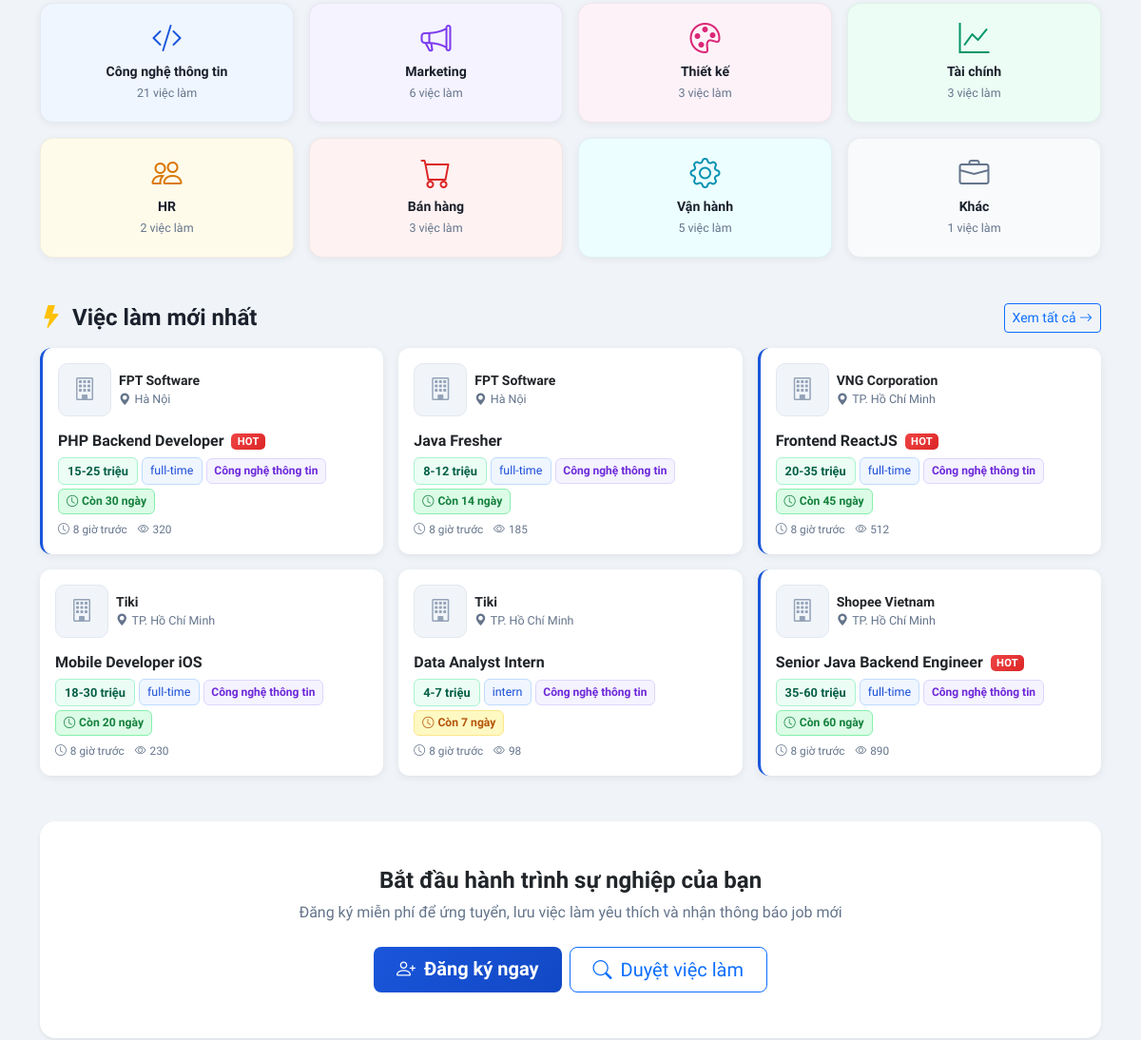
Before: / (middle part) with the older database file.
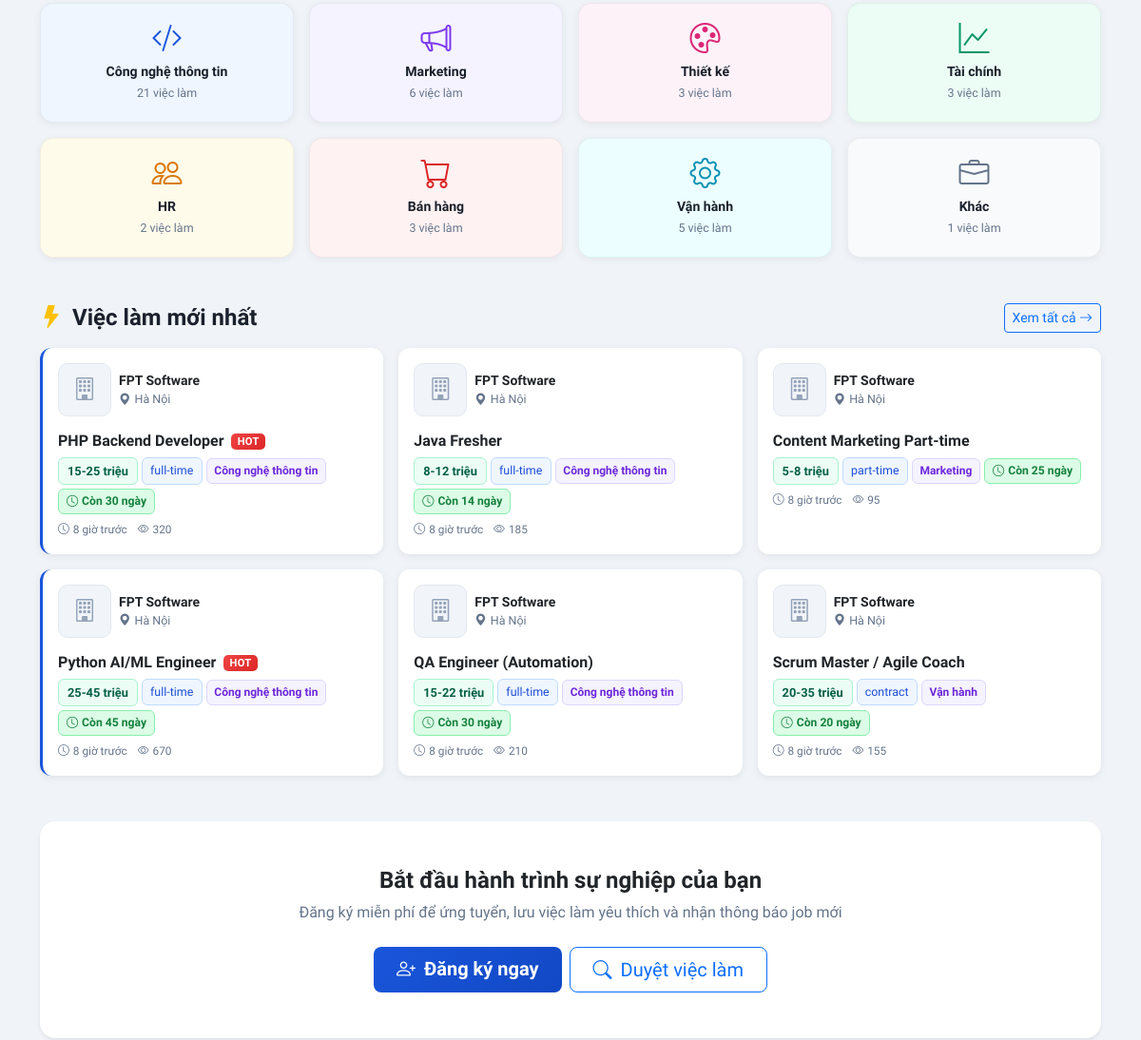
After: the same page with the newer database file.
### tables this page shows
CREATE TABLE jobs (
    id INT AUTO_INCREMENT PRIMARY KEY,
    company_id INT NOT NULL,
    employer_id INT NOT NULL,                    
    title VARCHAR(200) NOT NULL,
    description TEXT NOT NULL,
    requirements TEXT NULL,
    location VARCHAR(200) NULL,
    salary_min INT NULL,                         
    salary_max INT NULL,                         
    job_type ENUM('full-time','part-time','intern','contract') NOT NULL DEFAULT 'full-time',
    is_active TINYINT(1) NOT NULL DEFAULT 1,
    is_hot TINYINT(1) NOT NULL DEFAULT 0,        
    views INT NOT NULL DEFAULT 0,                
    expired_at DATETIME NULL,                    
    category VARCHAR(50) NOT NULL DEFAULT 'Công nghệ thông tin',   
    tags VARCHAR(300) NULL,                      
    created_at DATETIME NOT NULL DEFAULT CURRENT_TIMESTAMP,
    FOREIGN KEY (company_id) REFERENCES companies(id) ON DELETE CASCADE,
    FOREIGN KEY (employer_id) REFERENCES users(id) ON DELETE CASCADE
);

CREATE TABLE companies (
    id INT AUTO_INCREMENT PRIMARY KEY,
    owner_id INT NOT NULL,                       
    name VARCHAR(200) NOT NULL,
    description TEXT NULL,
    location VARCHAR(200) NULL,
    website VARCHAR(200) NULL,
    logo VARCHAR(255) NULL,                      
    created_at DATETIME NOT NULL DEFAULT CURRENT_TIMESTAMP,
    UNIQUE KEY uq_company_owner (owner_id),      
    FOREIGN KEY (owner_id) REFERENCES users(id) ON DELETE CASCADE
);

### public/index.php (called while the page is built, shortened)
<?php
require_once __DIR__ . '/../src/helpers.php';
$routes = [
    'home'                    => 'home.php',
    'login'                   => 'login.php',
    'register'                => 'register.php',
    'logout'                  => 'logout.php',
    'jobs'                    => 'jobs.php',
    'job_detail'              => 'job_detail.php',
    'companies'               => 'companies.php',
    'company_detail'          => 'company_detail.php',
    'download_cv'             => 'download_cv.php',
    'user/apply'              => 'user/apply.php',
    'user/my_applications'    => 'user/my_applications.php',
    'user/notifications'      => 'user/notifications.php',
    'user/profile'            => 'user/profile.php',
    'user/saved_jobs'         => 'user/saved_jobs.php',
    'user/become_employer'    => 'user/become_employer.php',
    'employer/dashboard'      => 'employer/dashboard.php',
    'employer/jobs'           => 'employer/jobs.php',
    'employer/job_form'       => 'employer/job_form.php',
    'employer/job_delete'     => 'employer/job_delete.php',
    'employer/applications'   => 'employer/applications.php',
    'employer/company'        => 'employer/company.php',
    'admin/dashboard'         => 'admin/dashboard.php',
    'admin/users'             => 'admin/users.php',
    'admin/user_delete'       => 'admin/user_delete.php',
    'admin/jobs'              => 'admin/jobs.php',
    'admin/job_delete'        => 'admin/job_delete.php',
    'admin/companies'             => 'admin/companies.php',
    'admin/applications'          => 'admin/applications.php',
    'admin/employer_requests'     => 'admin/employer_requests.php',
];
$page = $_GET['page'] ?? 'home';
$file = __DIR__ . '/../src/pages/' . $routes[$page];
require $file;

### src/pages/home.php (the view, shortened to what the changed rows need)
<?php
$pdo = db();
$latest = $pdo->query("
    SELECT j.*, c.name AS company_name, c.logo AS company_logo, c.location AS company_location
    FROM jobs j JOIN companies c ON c.id = j.company_id
    WHERE j.is_active = 1
    ORDER BY j.created_at DESC
    LIMIT 6
")->fetchAll();
$categoryStats = $pdo->query("
    SELECT category, COUNT(*) AS job_count
    FROM jobs
    WHERE is_active = 1
    GROUP BY category
    ORDER BY job_count DESC
")->fetchAll(PDO::FETCH_KEY_PAIR);
$categoryConfig = [
    'Công nghệ thông tin' => ['icon' => 'bi-code-slash',   'color' => '#1a56db', 'bg' => '#eff6ff'],
    'Marketing'           => ['icon' => 'bi-megaphone',    'color' => '#7c3aed', 'bg' => '#f5f3ff'],
    'Thiết kế'            => ['icon' => 'bi-palette',      'color' => '#db2777', 'bg' => '#fdf2f8'],
    'Tài chính'           => ['icon' => 'bi-graph-up',     'color' => '#059669', 'bg' => '#ecfdf5'],
    'HR'                  => ['icon' => 'bi-people',       'color' => '#d97706', 'bg' => '#fffbeb'],
    'Bán hàng'            => ['icon' => 'bi-cart',         'color' => '#dc2626', 'bg' => '#fef2f2'],
    'Vận hành'            => ['icon' => 'bi-gear',         'color' => '#0891b2', 'bg' => '#ecfeff'],
    'Khác'                => ['icon' => 'bi-briefcase',    'color' => '#64748b', 'bg' => '#f8fafc'],
];
require __DIR__ . '/../layout/header.php';
?>
<div class="mb-5">
    <div class="row g-3">
        <?php foreach ($categoryConfig as $catName => $cfg): ?>
            <?php $count = $categoryStats[$catName] ?? 0; ?>
            <div class="col-6 col-md-3">
                <a href="<?= e(url('jobs', ['category' => $catName])) ?>"
                   class="category-card text-decoration-none d-block"
                   style="--cat-color: <?= $cfg['color'] ?>; --cat-bg: <?= $cfg['bg'] ?>;">
                    <div class="category-card-icon">
                        <i class="bi <?= $cfg['icon'] ?>"></i>
                    </div>
                    <div class="category-card-name"><?= e($catName) ?></div>
                    <div class="category-card-count"><?= $count ?> việc làm</div>
                </a>
            </div>
        <?php endforeach; ?>
    </div>
</div>
<div class="row g-3 mb-5">
<?php foreach ($latest as $j): ?>
    <div class="col-md-6 col-lg-4">
        <div class="card job-card h-100 <?= $j['is_hot'] ? 'hot' : '' ?>">
            <div class="card-body p-3">
                <div class="d-flex align-items-center gap-2 mb-3">
                    <?php if ($j['company_logo']): ?>
                        <img src="/uploads/logos/<?= e($j['company_logo']) ?>"
                             alt="<?= e($j['company_name']) ?>"
                             class="company-logo">
                    <?php else: ?>
                        <div class="company-logo-placeholder">
                            <i class="bi bi-building"></i>
                        </div>
                    <?php endif; ?>
                    <div>
                        <div class="fw-600 small"><?= e($j['company_name']) ?></div>
                        <div class="text-muted" style="font-size:0.78rem">
                            <i class="bi bi-geo-alt-fill me-1"></i><?= e($j['location']) ?>
                        </div>
                    </div>
                </div>
                <h6 class="fw-600 mb-2">
                    <a href="<?= e(url('job_detail', ['id' => $j['id']])) ?>"
                       class="text-decoration-none text-dark stretched-link">
                        <?= e($j['title']) ?>
                    </a>
                    <?php if ($j['is_hot']): ?>
                        <span class="badge-hot ms-1">HOT</span>
                    <?php endif; ?>
                </h6>
                <div class="d-flex flex-wrap gap-1 align-items-center">
                    <span class="badge-salary"><?= e(format_salary($j['salary_min'], $j['salary_max'])) ?></span>
                    <span class="badge-type"><?= e($j['job_type']) ?></span>
                    <?php if (!empty($j['category'])): ?>
                        <span class="badge-category"><?= e($j['category']) ?></span>
                    <?php endif; ?>
                    <?= deadline_badge($j['expired_at'] ?? null) ?>
                </div>
                <div class="text-muted mt-2" style="font-size:0.74rem">
                    <i class="bi bi-clock me-1"></i><?= time_ago($j['created_at']) ?>
                    <span class="ms-2"><i class="bi bi-eye me-1"></i><?= format_views($j['views']) ?></span>
                </div>
            </div>
        </div>
    </div>
<?php endforeach; ?>
</div>
<?php require __DIR__ . '/../layout/footer.php';

### src/helpers.php (shortened to what the changed rows need)
<?php
function e($v): string
{
    return htmlspecialchars((string)$v, ENT_QUOTES, 'UTF-8');
}
function url(string $page, array $params = []): string
{
    $params = array_merge(['page' => $page], $params);
    return BASE_URL . '?' . http_build_query($params);
}
function format_salary(?int $min, ?int $max): string
{
    if ($min && $max) return $min . '-' . $max . ' triệu';
    return 'Đến ' . $max . ' triệu';
}
function time_ago(string $datetime): string
{
    $diff = time() - strtotime($datetime);
    if ($diff < 86400)     return (int)($diff / 3600) . ' giờ trước';
    return date('d/m/Y', strtotime($datetime));
}
function deadline_badge(?string $expiredAt): string
{
    $diff = (int)ceil((strtotime($expiredAt) - time()) / 86400);
    if ($diff <= 7) return '<span class="badge-deadline warning"><i class="bi bi-clock me-1"></i>Còn ' . $diff . ' ngày</span>';
    return '<span class="badge-deadline normal"><i class="bi bi-clock me-1"></i>Còn ' . $diff . ' ngày</span>';
}
function format_views(int $views): string
{
    return (string)$views;
}

Changed rows visible on the page:
no longer on this page (row edited): jobs: company.name "VNG Corporation", location "TP. Hồ Chí Minh", title "Frontend ReactJS", is_hot "HOT", format_salary($j['salary_min'], $j['salary_max']) "20-35 triệu", job_type "full-time", category "Công nghệ thông tin", expired_at "45", created_at "8 giờ trước", views "512"
no longer on this page (row edited): jobs: company.name "Tiki", location "TP. Hồ Chí Minh", title "Mobile Developer iOS", format_salary($j['salary_min'], $j['salary_max']) "18-30 triệu", job_type "full-time", category "Công nghệ thông tin", expired_at "20", created_at "8 giờ trước", views "230"
no longer on this page (row edited): jobs: company.name "Tiki", location "TP. Hồ Chí Minh", title "Data Analyst Intern", format_salary($j['salary_min'], $j['salary_max']) "4-7 triệu", job_type "intern", category "Công nghệ thông tin", expired_at "7", created_at "8 giờ trước", views "98"
no longer on this page (row edited): jobs: company.name "Shopee Vietnam", location "TP. Hồ Chí Minh", title "Senior Java Backend Engineer", is_hot "HOT", format_salary($j['salary_min'], $j['salary_max']) "35-60 triệu", job_type "full-time", category "Công nghệ thông tin", expired_at "60", created_at "8 giờ trước", views "890"
now on this page (row edited): jobs: company.name "FPT Software", location "Hà Nội", title "Content Marketing Part-time", format_salary($j['salary_min'], $j['salary_max']) "5-8 triệu", job_type "part-time", category "Marketing", expired_at "25", created_at "8 giờ trước", views "95"
now on this page (row edited): jobs: company.name "FPT Software", location "Hà Nội", title "Python AI/ML Engineer", is_hot "HOT", format_salary($j['salary_min'], $j['salary_max']) "25-45 triệu", job_type "full-time", category "Công nghệ thông tin", expired_at "45", created_at "8 giờ trước", views "670"
now on this page (row edited): jobs: company.name "FPT Software", location "Hà Nội", title "QA Engineer (Automation)", format_salary($j['salary_min'], $j['salary_max']) "15-22 triệu", job_type "full-time", category "Công nghệ thông tin", expired_at "30", created_at "8 giờ trước", views "210"
now on this page (row unchanged): jobs: company.name "FPT Software", location "Hà Nội", title "Scrum Master / Agile Coach", format_salary($j['salary_min'], $j['salary_max']) "20-35 triệu", job_type "contract", category "Vận hành", expired_at "20", created_at "8 giờ trước", views "155"
